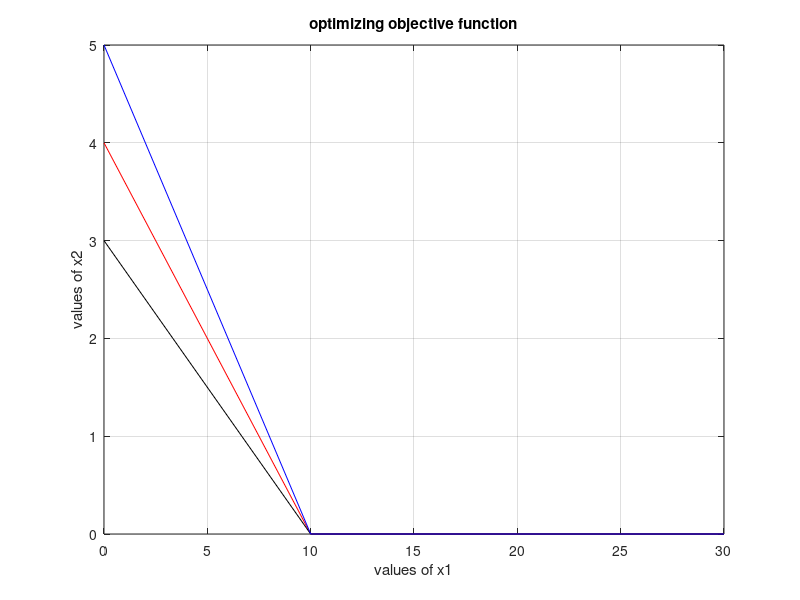

MATLAB code for this plot:
c = [5, 7];
A = [1, 1; 3, 8; 10,7];
b = [4; 24; 35];

y1 = 0:10:max(b);
x21 = (b(1) - A(1,1)*y1)/A(1,2);
x22 = (b(2) - A(2,1)*y1)/A(2,2);
x23 = (b(3) - A(3,1)*y1)/A(3,2);

% values >= 0
x21 = max(0,x21);
x22 = max(0,x22);
x23 = max(0,x23);

% plot
plot(y1, x21, 'r', y1, x22, 'k', y1, x23, 'b');
xlabel("values of x1");
ylabel("values of x2");
title("optimizing objective function");
% legend("x1 + 2*x2 <= 2000", "x1 + x2 <= 1500", "x2 <= 600");
grid on

% Phase 3 - Finding Corner Pts
cx1 = find(y1 == 0); % Points on X1 Axis
c1 = find(x21 == 0); % Points on X2 Axis

line1 = [y1(:, [c1 cx1]); x21(:,[c1 cx1])]';

c2 = find(x22 == 0);
line2 = [y1(:, [c2 cx1]); x22(:,[c2 cx1])]';

c3 = find(x23 == 0);
line3 = [y1(:, [c3 cx1]); x23(:,[c3 cx1])]';

corner_pts = unique([line1; line2; line3], 'rows');

% Phase 4 - Intersection Points of each line

pts = [0,0]; % Initialize the intersection points array

for i = 1:size(A,1)
    for j = i+1:size(A,1)
        A1 = A([i, j], :);  % Select rows i and j from A
        B1 = b([i, j]);     % Select corresponding elements from b
        x = A1 \ B1;        % Solve the linear system using matrix division instead of inv()
        pts = [pts; x'];    % Store the result as a new row
    end
end

intr = pts;  % Store the final points

% Phase 5 - Write all Corner Points
all_pts = [intr; corner_pts];
points = unique(all_pts,"rows");

% Phase 6 - Find Feasible Region
for i = 1:size(points, 1)
    const1(i) = A(1,1) * points(i,1) + A(1,2) * points(i,2) - b(1);
    const2(i) = A(2,1) * points(i,1) + A(2,2) * points(i,2) - b(2);
    const3(i) = A(3,1) * points(i,1) + A(3,2) * points(i,2) - b(3);
end

s1 = find(const1 > 0);
s2 = find(const2 > 0);
s3 = find(const3 > 0);
s = unique([s1 s2 s3]);

points(s, :) = [];

% Phase 7 - Objective Value and Points
value = points * c';
table = [points, value]

% Phase 8 - Objective Value
optimal_value = max(table);

optimal_value(3)

